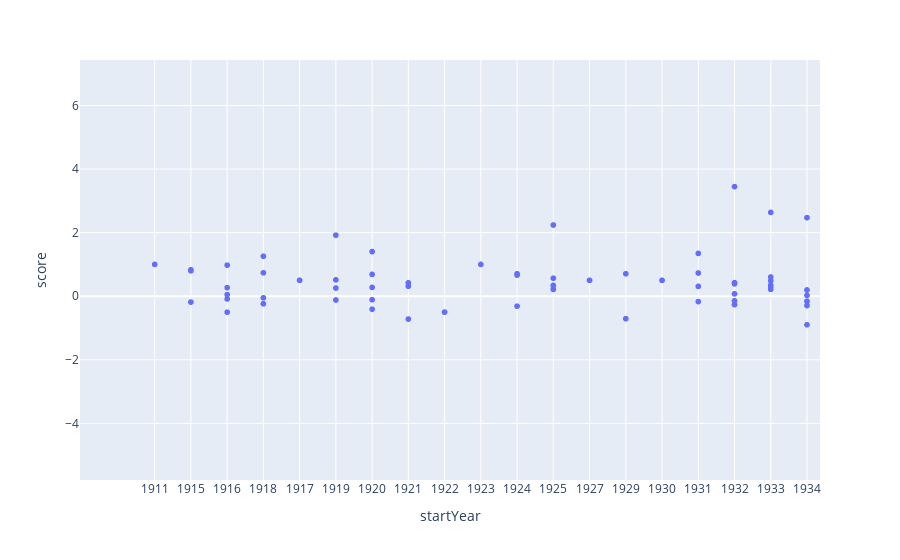

This figure's notebook cell:
### Code cell
px.scatter(scifi_movies, 'startYear', 'score')

### Figure 1 — Plotly figure (JSON) as saved in the notebook; plotly's stock layout.template omitted (floating-point values rounded to 4 significant figures; data arrays with more than 128 entries replaced by an {"elided": "..."} marker saying what was removed)
{"data": [{"hovertemplate": "startYear=%{x}<br>score=%{y}<extra></extra>", "legendgroup": "", "marker": {"color": "#636efa", "symbol": "circle"}, "mode": "markers", "name": "", "showlegend": false, "type": "scattergl", "x": {"elided": "6762 str values"}, "xaxis": "x", "y": {"elided": "6762 float values"}, "yaxis": "y"}], "layout": {"autosize": true, "legend": {"tracegroupgap": 0}, "margin": {"t": 60}, "xaxis": {"anchor": "y", "autorange": false, "domain": [0, 1], "range": [-2.06, 18.36], "title": {"text": "startYear"}, "type": "category"}, "yaxis": {"anchor": "x", "autorange": false, "domain": [0, 1], "range": [-5.781, 7.432], "title": {"text": "score"}, "type": "linear"}}}
